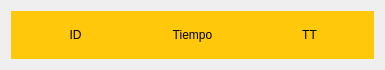
<?xml version="1.0" encoding="UTF-8"?>
<ui version="4.0">
 <class>PendientProcess</class>
 <widget class="QWidget" name="PendientProcess">
  <property name="geometry">
   <rect>
    <x>0</x>
    <y>0</y>
    <width>385</width>
    <height>70</height>
   </rect>
  </property>
  <property name="maximumSize">
   <size>
    <width>385</width>
    <height>70</height>
   </size>
  </property>
  <property name="windowTitle">
   <string>Form</string>
  </property>
  <property name="styleSheet">
   <string notr="true">font: 14pt &quot;Century Gothic&quot;;</string>
  </property>
  <layout class="QGridLayout" name="gridLayout">
   <item row="0" column="0">
    <widget class="QFrame" name="frame">
     <property name="styleSheet">
      <string notr="true">background-color: rgb(255, 200, 11);</string>
     </property>
     <property name="frameShape">
      <enum>QFrame::Box</enum>
     </property>
     <property name="frameShadow">
      <enum>QFrame::Raised</enum>
     </property>
     <property name="lineWidth">
      <number>0</number>
     </property>
     <property name="midLineWidth">
      <number>0</number>
     </property>
     <layout class="QHBoxLayout" name="horizontalLayout_2">
      <item>
       <widget class="QLabel" name="idLB">
        <property name="styleSheet">
         <string notr="true">color: rgb(0, 0, 0);</string>
        </property>
        <property name="text">
         <string>ID</string>
        </property>
        <property name="alignment">
         <set>Qt::AlignCenter</set>
        </property>
       </widget>
      </item>
      <item>
       <widget class="QLabel" name="timeLB">
        <property name="styleSheet">
         <string notr="true">color: rgb(0, 0, 0);</string>
        </property>
        <property name="text">
         <string>Tiempo</string>
        </property>
        <property name="alignment">
         <set>Qt::AlignCenter</set>
        </property>
       </widget>
      </item>
      <item>
       <widget class="QLabel" name="ttLB">
        <property name="styleSheet">
         <string notr="true">color: rgb(0, 0, 0);</string>
        </property>
        <property name="text">
         <string>TT</string>
        </property>
        <property name="alignment">
         <set>Qt::AlignCenter</set>
        </property>
       </widget>
      </item>
     </layout>
    </widget>
   </item>
  </layout>
 </widget>
 <resources/>
 <connections/>
</ui>
